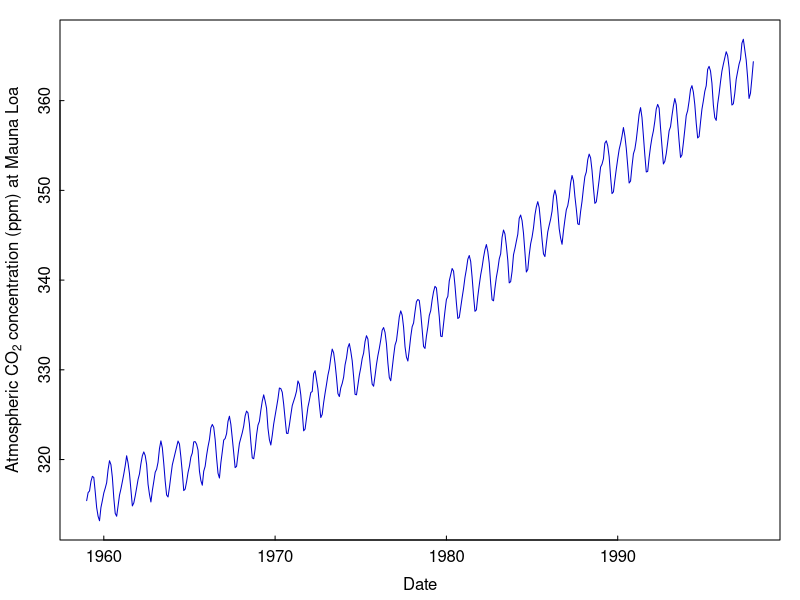
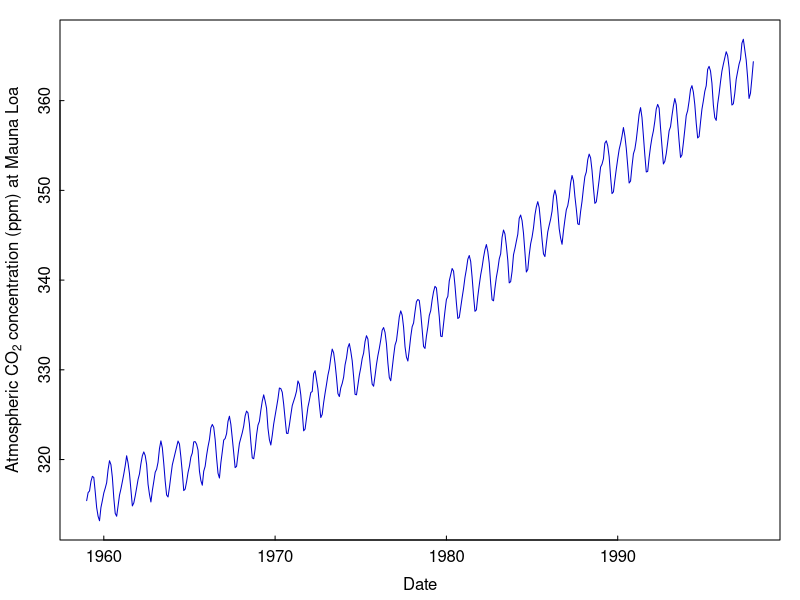
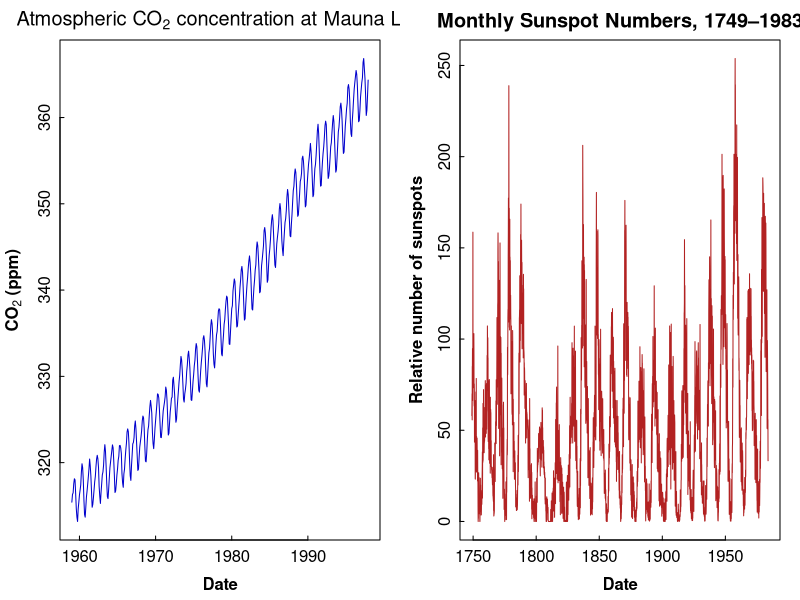
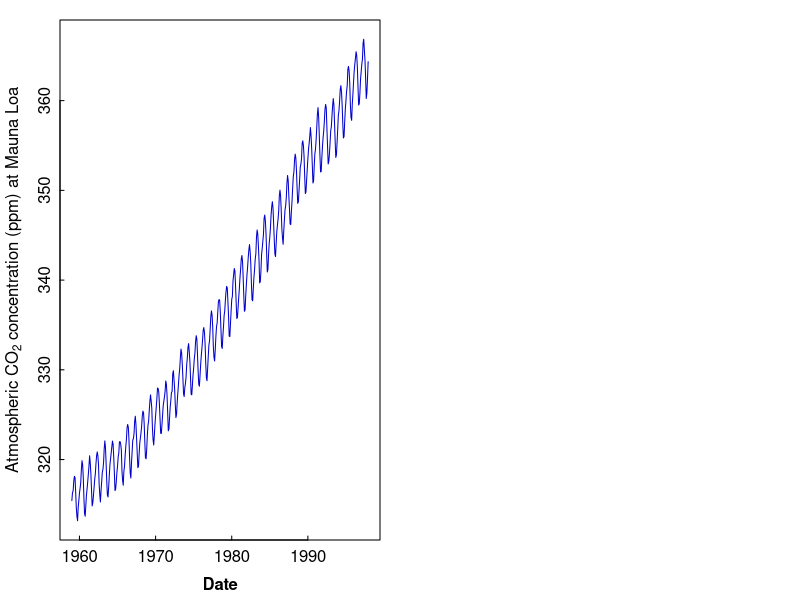

These figures' R source, in order:
## ---- chunk 1
knitr::opts_chunk$set(echo = FALSE, warning=FALSE, message=FALSE)
library(flextable) 
library(officer)
set_flextable_defaults(theme_fun = "theme_zebra", 
                       font.size = 10, fonts_ignore = TRUE)
BorderDk <- fp_border(color = "#B5C3DF", style = "solid", width = 1)
BorderLt <- fp_border(color = "#FFFFFF", style = "solid", width = 1)
## ---- chunk 2
# the R markdown chunk option include = FALSE is used when it's not
# helpful to see the code and output, for example loading packages
library(car)
library(lmtest)
library(robustbase)
## ---- chunk 3
par(mar=c(3,3,1,1), mgp=c(1.7,0.3,0), tcl=0.2)
plot(co2, col="blue3", type="l", xlab="Date", 
     ylab=expression(paste("Atmospheric ",CO[2]," concentration (ppm) at Mauna Loa")))
## ---- chunk 4
par(mar=c(3,3,1,1), mgp=c(1.7,0.3,0), tcl=0.2)
plot(co2, col="blue3", type="l", xlab="Date", 
     ylab=expression(paste("Atmospheric ",CO[2]," concentration (ppm) at Mauna Loa")))
## ---- chunk 5
par(mfrow=c(1,2), mar=c(3,3,2,1), mgp=c(1.7,0.3,0), tcl=0.2, font.lab=2)
plot(co2, col="blue3", type="l", xlab="Date", 
     ylab=expression(bold(paste(CO[2]," (ppm)"))), 
     main=expression(paste("Atmospheric ",CO[2]," concentration at Mauna Loa")))
plot(sunspots, col="firebrick", type="l", xlab="Date",
     ylab="Relative number of sunspots", main="Monthly Sunspot Numbers, 1749–1983")
## ---- chunk 6
par(mar=c(3,3,1,1), mgp=c(1.7,0.3,0), tcl=0.2)
plot(co2, col="blue3", type="l", xlab="Date", 
     ylab=expression(paste("Atmospheric ",CO[2]," concentration (ppm) at Mauna Loa")))
## ---- chunk 7
optsTable <- data.frame(Option=c("out.width=",
                                 "fig.align=",
                                 "results='hold'",
                                 "paged.print="),
                        Purpose=c("Sets the width of a figure as a proportion of the output page width,\ne.g. out.width='50%'",
                                  "Aligns the figure on the output page\ne.g. fig.align='center'",
                                  "Waits until all the code in a chunk has run before printing any text output\n(other choices are 'markup', 'hide', 'asis')",
                                  "If TRUE (the default) adds html format to printed data frames;\nif FALSE output is just text"))
flextable(optsTable) |> 
  width(width=c(2,6)) |> valign(valign="top", part="body") |> 
  font(j=1, fontname = 'Courier New') |> 
  color(j=1, color="#644A9B") |> 
  border_outer(border = BorderDk, part = "all") |>
  border_inner_v(border=BorderDk, part="header") |> 
  set_caption(caption="Table 1: Some useful options for controlling the output from code chunks in R markdown.", align_with_table=F, fp_p=fp_par(text.align = "left", padding.bottom = 6))
